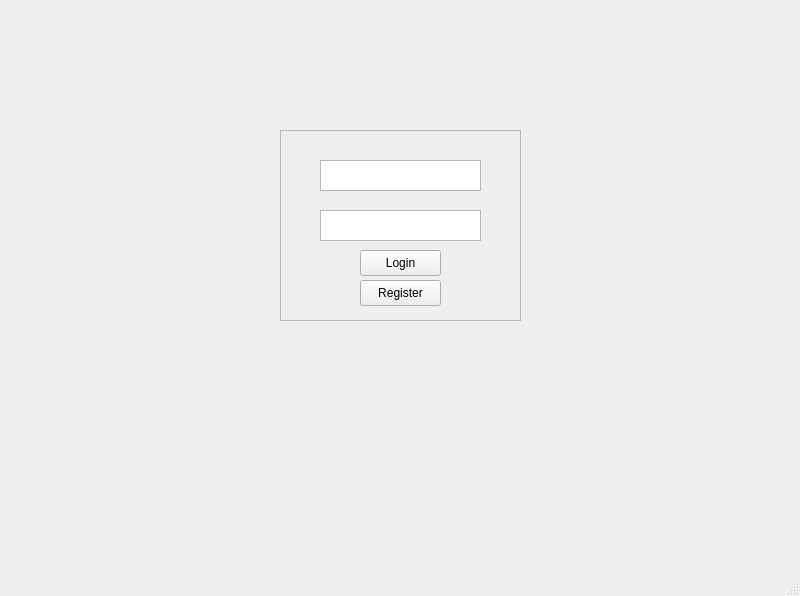
<?xml version="1.0" encoding="UTF-8"?>
<ui version="4.0">
 <class>MainWindow</class>
 <widget class="QMainWindow" name="MainWindow">
  <property name="geometry">
   <rect>
    <x>0</x>
    <y>0</y>
    <width>800</width>
    <height>596</height>
   </rect>
  </property>
  <property name="font">
   <font>
    <family>Arial</family>
   </font>
  </property>
  <property name="windowTitle">
   <string>MainWindow</string>
  </property>
  <widget class="QWidget" name="centralwidget">
   <widget class="QFrame" name="frame">
    <property name="geometry">
     <rect>
      <x>280</x>
      <y>130</y>
      <width>241</width>
      <height>191</height>
     </rect>
    </property>
    <property name="frameShape">
     <enum>QFrame::Shape::StyledPanel</enum>
    </property>
    <property name="frameShadow">
     <enum>QFrame::Shadow::Raised</enum>
    </property>
    <widget class="QTextEdit" name="Username">
     <property name="geometry">
      <rect>
       <x>40</x>
       <y>30</y>
       <width>161</width>
       <height>31</height>
      </rect>
     </property>
    </widget>
    <widget class="QTextEdit" name="Password">
     <property name="geometry">
      <rect>
       <x>40</x>
       <y>80</y>
       <width>161</width>
       <height>31</height>
      </rect>
     </property>
    </widget>
    <widget class="QPushButton" name="Login">
     <property name="geometry">
      <rect>
       <x>80</x>
       <y>120</y>
       <width>81</width>
       <height>26</height>
      </rect>
     </property>
     <property name="text">
      <string>Login</string>
     </property>
    </widget>
    <widget class="QPushButton" name="Register">
     <property name="geometry">
      <rect>
       <x>80</x>
       <y>150</y>
       <width>81</width>
       <height>26</height>
      </rect>
     </property>
     <property name="text">
      <string>Register</string>
     </property>
    </widget>
   </widget>
  </widget>
  <widget class="QMenuBar" name="menubar">
   <property name="geometry">
    <rect>
     <x>0</x>
     <y>0</y>
     <width>800</width>
     <height>33</height>
    </rect>
   </property>
  </widget>
  <widget class="QStatusBar" name="statusbar"/>
 </widget>
 <resources/>
 <connections/>
</ui>
